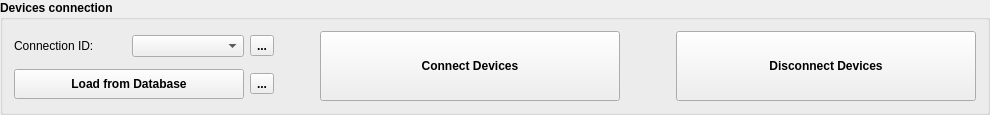
    <widget class="QGroupBox" name="groupBox_7">
     <property name="sizePolicy">
      <sizepolicy hsizetype="Preferred" vsizetype="Maximum">
       <horstretch>0</horstretch>
       <verstretch>0</verstretch>
      </sizepolicy>
     </property>
     <property name="font">
      <font>
       <weight>75</weight>
       <bold>true</bold>
      </font>
     </property>
     <property name="title">
      <string>Devices connection</string>
     </property>
     <layout class="QGridLayout" name="gridLayout_10">
      <item row="0" column="0" colspan="2">
       <layout class="QHBoxLayout" name="horizontalLayout_2">
        <item>
         <widget class="QLabel" name="label_5">
          <property name="font">
           <font>
            <weight>50</weight>
            <bold>false</bold>
           </font>
          </property>
          <property name="text">
           <string>Connection ID:</string>
          </property>
         </widget>
        </item>
        <item>
         <widget class="QComboBox" name="idn_cmb">
          <property name="font">
           <font>
            <weight>50</weight>
            <bold>false</bold>
           </font>
          </property>
         </widget>
        </item>
        <item>
         <widget class="QToolButton" name="update_idn_btn">
          <property name="text">
           <string>...</string>
          </property>
          <property name="icon">
           <iconset>
            <normaloff>../../resources/img/refresh.png</normaloff>../../resources/img/refresh.png</iconset>
          </property>
          <property name="iconSize">
           <size>
            <width>24</width>
            <height>24</height>
           </size>
          </property>
         </widget>
        </item>
       </layout>
      </item>
      <item row="0" column="6">
       <spacer name="horizontalSpacer_2">
        <property name="orientation">
         <enum>Qt::Horizontal</enum>
        </property>
        <property name="sizeType">
         <enum>QSizePolicy::Fixed</enum>
        </property>
        <property name="sizeHint" stdset="0">
         <size>
          <width>50</width>
          <height>20</height>
         </size>
        </property>
       </spacer>
      </item>
      <item row="0" column="4">
       <spacer name="horizontalSpacer_3">
        <property name="orientation">
         <enum>Qt::Horizontal</enum>
        </property>
        <property name="sizeHint" stdset="0">
         <size>
          <width>40</width>
          <height>20</height>
         </size>
        </property>
       </spacer>
      </item>
      <item row="0" column="7" rowspan="2">
       <widget class="QPushButton" name="disconnect_btn">
        <property name="minimumSize">
         <size>
          <width>300</width>
          <height>70</height>
         </size>
        </property>
        <property name="font">
         <font>
          <weight>75</weight>
          <bold>true</bold>
         </font>
        </property>
        <property name="text">
         <string>Disconnect Devices</string>
        </property>
       </widget>
      </item>
      <item row="1" column="1">
       <widget class="QToolButton" name="savedb_btn">
        <property name="text">
         <string>...</string>
        </property>
        <property name="icon">
         <iconset>
          <normaloff>../../resources/img/database_add.png</normaloff>../../resources/img/database_add.png</iconset>
        </property>
        <property name="iconSize">
         <size>
          <width>24</width>
          <height>24</height>
         </size>
        </property>
       </widget>
      </item>
      <item row="0" column="5" rowspan="2">
       <widget class="QPushButton" name="connect_btn">
        <property name="minimumSize">
         <size>
          <width>300</width>
          <height>70</height>
         </size>
        </property>
        <property name="font">
         <font>
          <weight>75</weight>
          <bold>true</bold>
         </font>
        </property>
        <property name="text">
         <string>Connect Devices</string>
        </property>
       </widget>
      </item>
      <item row="1" column="0">
       <widget class="QPushButton" name="loaddb_btn">
        <property name="minimumSize">
         <size>
          <width>230</width>
          <height>30</height>
         </size>
        </property>
        <property name="maximumSize">
         <size>
          <width>250</width>
          <height>16777215</height>
         </size>
        </property>
        <property name="text">
         <string>Load from Database</string>
        </property>
       </widget>
      </item>
     </layout>
    </widget>
